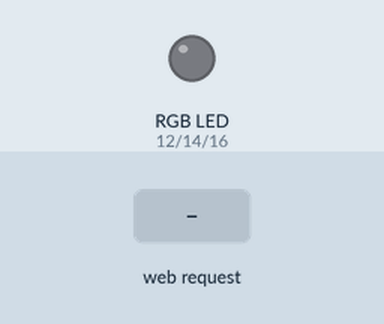
Bench run of a sketch on a simulated ESP8266 (NodeMCU). Parts: an RGB LED mixed from three pins (HIGH = lit). The test bench sets the inputs (shaded band). Dim RGB values are drawn brighter than linear; WiFi joins after 1.5 s; servers stay silent unless stated; what the sketch prints to the serial monitor is not drawn.

Above: at 2.7 s.
2.8 s: HTTP request GET /cycle received
At 2.98 s:
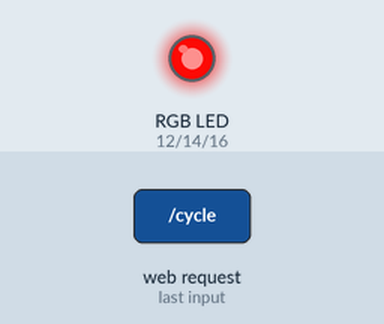
At 5.14 s:
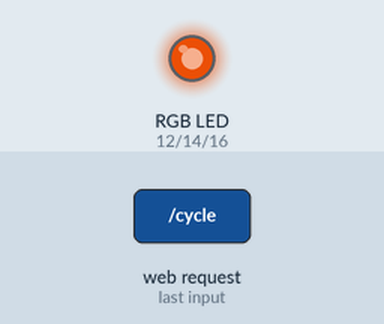
Timing chart, 0 to 21.7 s (numbered marks = the images above; inputs shaded):
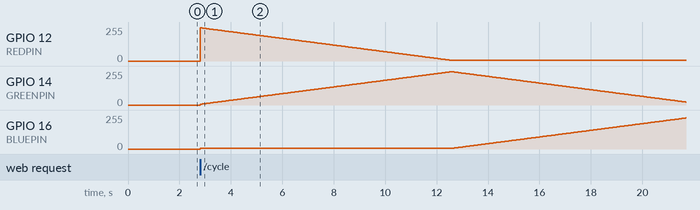

The sketch:

wifi_RGB_strip.ino
```cpp
#include <ESP8266WiFi.h>

const char* ssid = "";
const char* password = "";

#define REDPIN 12
#define GREENPIN 14
#define BLUEPIN 16

int red=0, green=0, blue=0;
int pRed=0, pGreen=0, pBlue=0;
bool cycle;

//set up for color cycle
unsigned int rgbColor[3];

// Create an instance of the server
// specify the port to listen on as an argument
WiFiServer server(80);

void setup() {

  pinMode(REDPIN, OUTPUT);
  pinMode(GREENPIN, OUTPUT);
  pinMode(BLUEPIN, OUTPUT);


  Serial.begin(115200);

  delay(10);


  // Connect to WiFi network
  Serial.println();
  Serial.println();
  Serial.print("Connecting to ");
  Serial.println(ssid);

  WiFi.begin(ssid, password);

  while (WiFi.status() != WL_CONNECTED) {
    delay(500);
    Serial.print(".");
  }

  Serial.println("");
  Serial.println("WiFi connected");

  // Start the server
  server.begin();
  Serial.println("Server started");

  // Print the IP address
  Serial.println(WiFi.localIP());
}

void loop() {
  // Check if a client has connected
  WiFiClient client = server.available();

  if (!client) {
    if(cycle){
      colorCycle();
    }
    return;
  }

  //reset pins
  analogWrite(REDPIN, pRed);
  analogWrite(BLUEPIN, pBlue);
  analogWrite(GREENPIN, pGreen);

  // Wait until the client sends some data
  Serial.println("new client");

  while(!client.available()){

    delay(1);
  }

  // Read the first line of the request
  String req = client.readStringUntil('\r');
  Serial.println(req);
  client.flush();


  int first, second, third;
  int firstAnd, secondAnd, thirdAnd;

  if(req.indexOf("red=") != -1 && req.indexOf("green=") != -1 && req.indexOf("blue=") != -1){

    first = req.indexOf('=');
    second = req.indexOf('=', first + 1);
    third = req.indexOf('=', second + 1);

    firstAnd = req.indexOf('&');
    secondAnd = req.indexOf('&', firstAnd + 1);
    thirdAnd = req.indexOf('&', secondAnd + 1);

    red = req.substring(first + 1, firstAnd).toInt();
    green = req.substring(second + 1, secondAnd).toInt();
    blue = req.substring(third + 1, thirdAnd).toInt();

    cycle = false;

      if (red > 250) {
        red = 250;
      }
      else if (red < 0) {
        red = 0;
      }

      if (blue > 250) {
        blue = 250;
      }
      else if (blue < 0) {
        blue = 0;
      }

      if (green > 250) {
        green = 250;
      }
      else if (green < 0) {
        green = 0;
      }


      changeColor(red, pRed, blue, pBlue, green, pGreen);

      }

  else if (req.indexOf("cycle") != -1){
    cycle = true;

    // Start off with red.
    rgbColor[0] = 250;
    rgbColor[1] = 5;
    rgbColor[2] = 5;

  }

  else {
    Serial.println("No request parameters");
  }


  client.flush();

  // Prepare the response
  String s = "HTTP/1.1 200 OK\r\nContent-Type: text/html\r\n\r\n<!DOCTYPE HTML>\r\n<html>\r\n";
  s += "</html>\n";
  s += "<body> <form action=\"/\" method=\"get\"> Red: <input type=\"text\" name=\"red\"> <br> Green: <input type=\"text\" name=\"green\"> <br> Blue: <input type=\"text\" name=\"blue\"> <br> <input type=\"submit\" value=\"submit\"> </form> </body>";
  s += "<br><a href=\"/?red=0&blue=0&green=0\">Turn Off</a><br>";
  s += "<br><a href=\"/cycle\">Cycle</a><br>";
  s += "<br><a href=\"/?red=255&green=0&blue=0\">Red</a>";  //red link
  s += "<br><a href=\"/?red=0&green=0&blue=255\">Blue</a>";  //blue link
  s += "<br><a href=\"/?red=0&green=255&blue=0\">Green</a>";  //green link
  s += "<br><a href=\"/?red=255&green=127&blue=0\">Orange</a>";  //orange link
  s += "<br><a href=\"/?red=255&green=255&blue=0\">Yellow</a>";  //yellow link
  s += "<br><a href=\"/?red=0&green=255&blue=255\">Cyan</a>";  //cyan link
  s += "<br><a href=\"/?red=255&green=0&blue=255\">Purple</a>";  //purple link
  s += "<br><a href=\"/?red=255&green=255&blue=255\">White</a>";  //white link

  // Send the response to the client

  client.print(s);
  delay(1);
  Serial.println("Client disonnected");

  pRed = red;
  pBlue = blue;
  pGreen = green;

  // The client will actually be disconnected
  // when the function returns and 'client' object is detroyed
}


void changeColor(int r, int pR, int b, int pB, int g, int pG) {

  for (int i = 0; i<255; i++){
    if(pR > r){
      pR--;
      analogWrite(REDPIN, pR);
    }
    else if (pR < r){
      pR++;
      analogWrite(REDPIN, pR);
    }

    if(pB > b){
      pB--;
      analogWrite(BLUEPIN, pB);
    }
    else if (pB < b){
      pB++;
      analogWrite(BLUEPIN, pB);
    }

    if(pG > g){
      pG--;
      analogWrite(GREENPIN, pG);
    }
    else if (pG < g){
      pG++;
      analogWrite(GREENPIN, pG);
    }

    delay(12);
  }

}

void setColorRgb(unsigned int red, unsigned int green, unsigned int blue) {
  analogWrite(REDPIN, red);
  analogWrite(GREENPIN, green);
  analogWrite(BLUEPIN, blue);
 }

void colorCycle() {

    // Choose the colors to increment and decrement.
    for (int decColor = 0; decColor < 3; decColor += 1) {
      int incColor = decColor == 2 ? 0 : decColor + 1;

      // cross-fade the two colors.
      for(int i = 5; i < 250; i += 1) {
        rgbColor[decColor] -= 1;
        rgbColor[incColor] += 1;

        setColorRgb(rgbColor[0], rgbColor[1], rgbColor[2]);
        delay(40);
       }
    }
}
```

Measured:
- after the input at 2.8 s, GPIO 14 (GREENPIN): rises from 0/255 to 250/255 in 9.8 s, then falls to 22/255 in 9.1 s; GPIO 16 (BLUEPIN): moves from 0/255 to 233/255 over 18.9 s, starting at once
